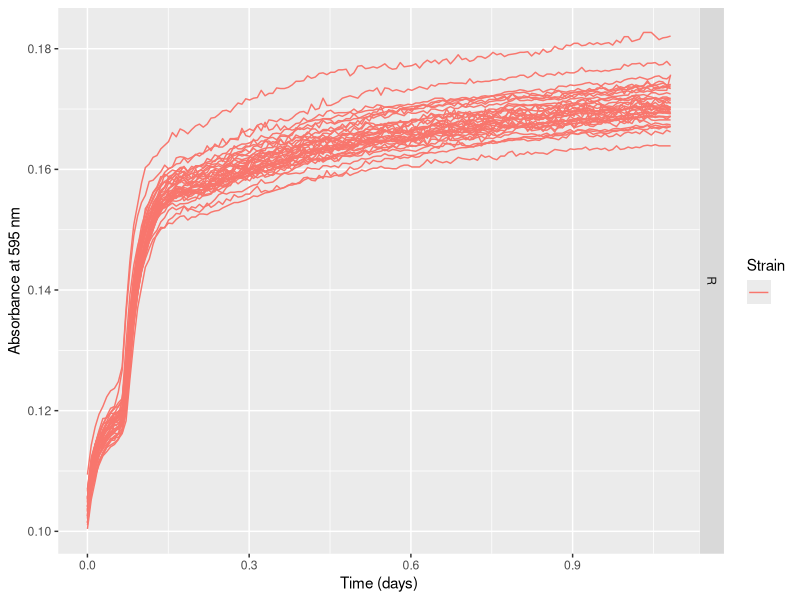
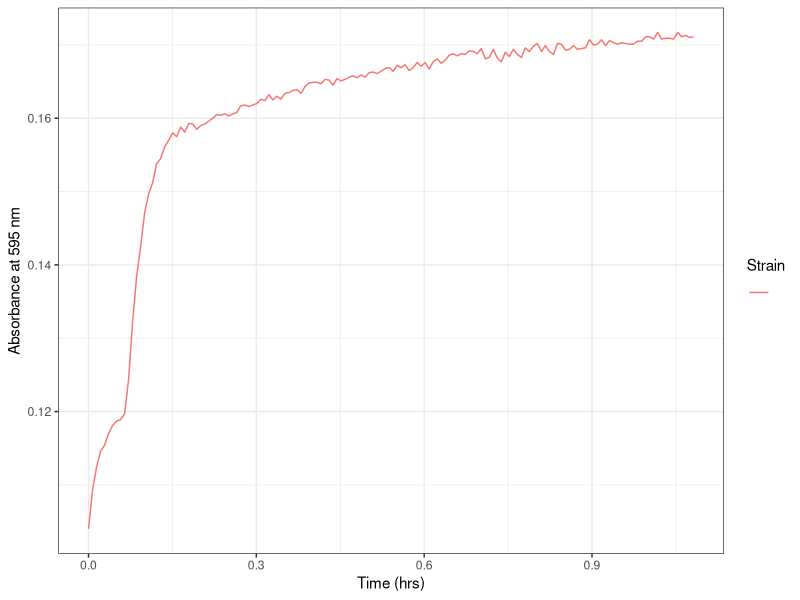
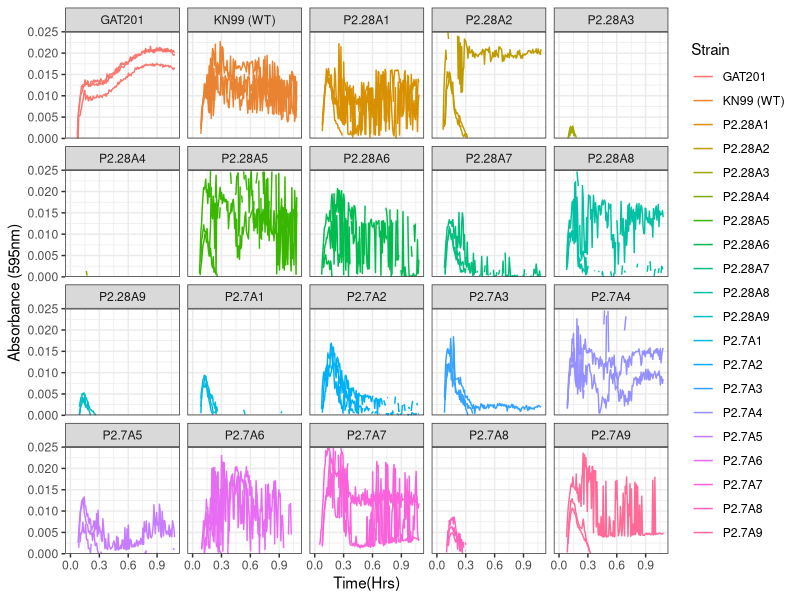
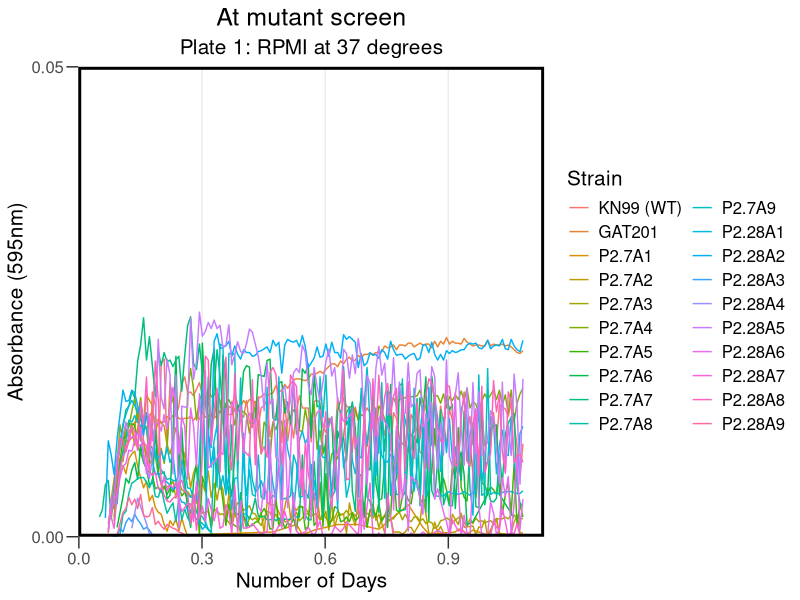
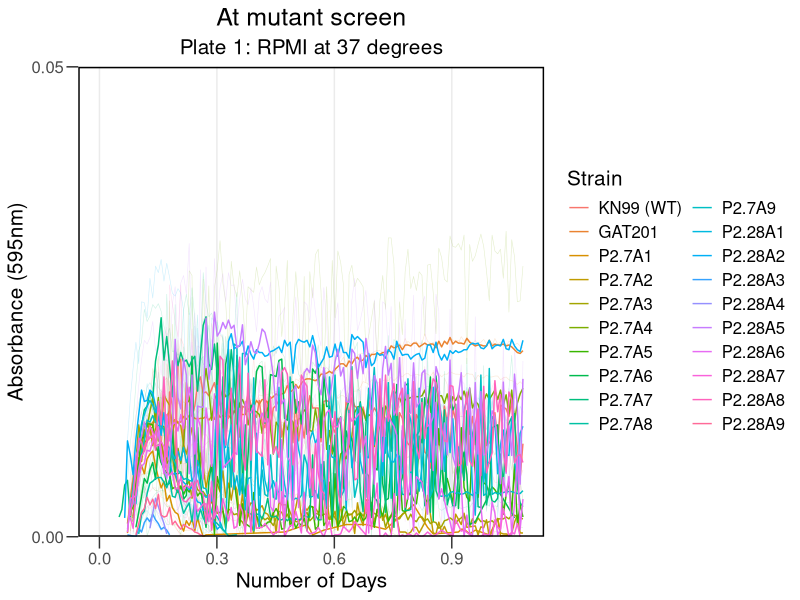
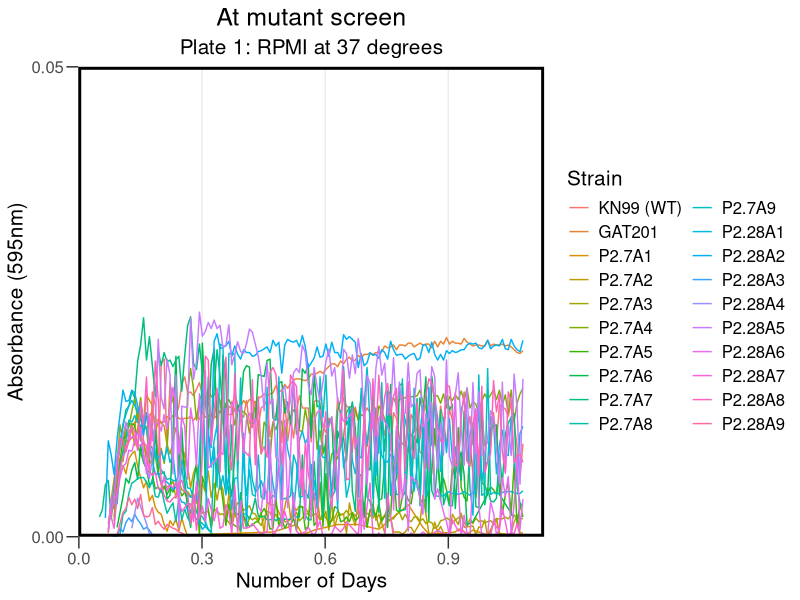
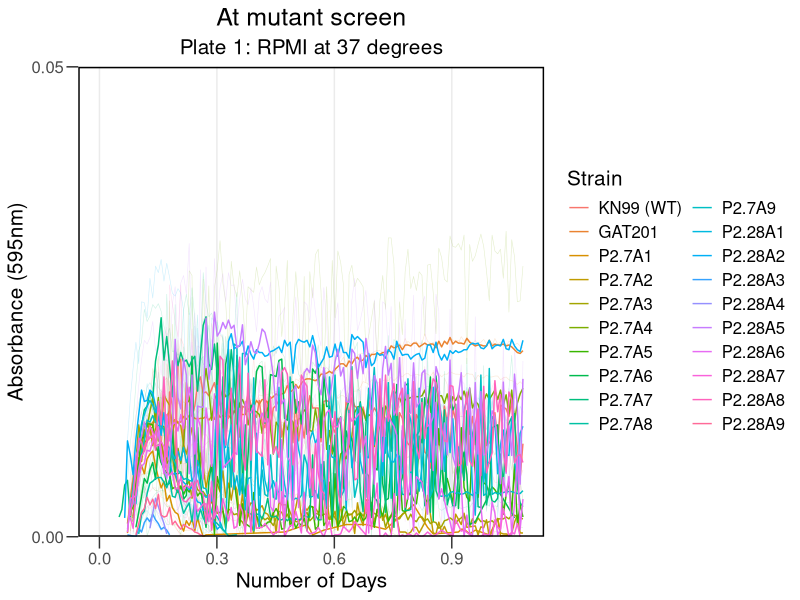

These charts were generated, in order, by the following R code:
## ---- chunk 1
knitr::opts_chunk$set(echo = TRUE)
## ---- chunk 2

library("reshape2")
library(dplyr)
library(ggplot2)
library(tidyverse)
library(rmarkdown)
library(cowplot)
library(yaml)
library(knitr)
## ---- chunk 3

rawdata <- read.csv("../Input/20230405_RPMI_Atmut_screen_Plate1_csv.csv")

## ---- chunk 4

 rawdata_day<-mutate(rawdata, Time = Time/86400)

## ---- chunk 5

reshaped <- melt(rawdata_day, id=c("Time", "Temp"), 
                              variable.name="Well",
                              value.name="OD595")

summary(reshaped)
## ---- chunk 6

platemap <- read.csv("../Input/20230405_RPMI_Atmut_screen_Plate1_setup.csv")
head(platemap, n=50)


## ---- chunk 7

annotated <- inner_join(reshaped, platemap, by="Well")
 
## ---- chunk 8

ggplot(data=filter(annotated,Strain==""),
           aes(x=Time, y=OD595, color=Strain, group = Well)) + 
       geom_line() + 
       facet_grid(Media ~ .) +
       labs(x="Time (days)", y="Absorbance at 595 nm")
## ---- chunk 9

ggplot(data=filter(annotated,Well=="G12"), 
       aes(x=Time, y=OD595, color=Strain, group = Well)) + 
 
       geom_line() + 
     theme_bw()+
     labs(x="Time (hrs)", y="Absorbance at 595 nm")

## ---- chunk 10

blank_OD_summary <- annotated %>%
  filter(Strain=="") %>%
  filter(Well != "A6") %>%
  filter(Well != "A12") %>%
  filter(Well != "H3") %>%
  filter(Well != "F1") %>%
    group_by(Media) %>%
  summarise(OD_median=median(OD595),
            OD_mean=mean(OD595),
            OD_max=max(OD595),
            OD_min=min(OD595))
print(blank_OD_summary)
## ---- chunk 11

normalisedOD <- annotated %>%
  left_join(blank_OD_summary, by="Media") %>%
  mutate(OD_corrected = OD595 - OD_median)

## ---- chunk 12

ggplot(data=normalisedOD %>%
                      filter(Strain != ""), 
                      aes(x=Time, y=OD_corrected, color=Strain, group = Well)) + 
       geom_line() + 
       scale_y_continuous(limits=c(0,0.025),expand=c(0,0))+
       facet_wrap(Strain ~ .)+
  
       labs(x = "Time(Hrs)",
            y = "Absorbance (595nm)") +
       theme(text = element_text(size = 20))+
       theme_bw()
## ---- chunk 13

ggplot(data=normalisedOD  %>%
          dplyr::mutate(Strain = factor(Strain, levels = c("KN99 (WT)", "GAT201", "P2.7A1","P2.7A2","P2.7A3","P2.7A4","P2.7A5","P2.7A6","P2.7A7","P2.7A8","P2.7A9","P2.28A1","P2.28A2","P2.28A3","P2.28A4","P2.28A5","P2.28A6","P2.28A7","P2.28A8","P2.28A9" )))%>%
                     filter(Strain != ""), 
                      aes(x=Time, y=OD_corrected, color=Strain)) + 
       
       stat_summary(fun = "median", geom = "line", size = 0.5) +
       scale_y_continuous(limits=c(0,0.05),expand=c(0,0), breaks = c(0, 0.25, 0.05)) +
  
       labs(x = "Number of Days",
            y = "Absorbance (595nm)",
            title = "At mutant screen", subtitle = "Plate 1: RPMI at 37 degrees") +
           
       theme_bw() +
       theme(text = element_text(size = 15))+
       theme(axis.title = element_text(size = 15))+
       
       theme(axis.ticks.length = unit(0.3, "cm"))+
       theme(title = element_text(size = 15))+
       theme(panel.grid.minor = element_blank())+
      guides(color=guide_legend(ncol=2))+
       theme(legend.title = element_text(size = 15))+
      theme(legend.background = element_rect(fill = "transparent", color=NA))+
  theme(legend.key = element_rect(fill = "transparent", color=NA))+
       theme (plot.background =  element_rect(fill = "transparent", color=NA), 
         panel.background = element_rect(fill = "transparent", color=NA),)+
      theme(panel.border = element_rect(linetype = "solid", colour = "black", size = 2))+
  theme(plot.title = element_text(hjust = 0.5), plot.subtitle = element_text(hjust = 0.5) )
       
## ---- chunk 14

ggsave("../Results/AllSummary_At1.png",width = 8,height=5)
## ---- chunk 15

ggplot(data=normalisedOD  %>%
          dplyr::mutate(Strain = factor(Strain, levels = c("KN99 (WT)", "GAT201", "P2.7A1","P2.7A2","P2.7A3","P2.7A4","P2.7A5","P2.7A6","P2.7A7","P2.7A8","P2.7A9","P2.28A1","P2.28A2","P2.28A3","P2.28A4","P2.28A5","P2.28A6","P2.28A7","P2.28A8","P2.28A9" )))%>%
                     filter(Strain != ""), 
                      aes(x=Time, y=OD_corrected, color=Strain)) + 
       geom_line(aes(group = Well), size = 0.2, alpha = 0.2) + 
       stat_summary(fun = "median", geom = "line", size = 0.5) +
       scale_y_continuous(limits=c(0,0.05),expand=c(0,0), breaks = c(0, 0.25, 0.05)) +
  
       labs(x = "Number of Days",
            y = "Absorbance (595nm)",
            title = "At mutant screen", subtitle = "Plate 1: RPMI at 37 degrees") +
                  theme_bw() +
       theme(text = element_text(size = 15))+
       theme(axis.title = element_text(size = 15))+
             theme(axis.ticks.length = unit(0.3, "cm"))+
       theme(title = element_text(size = 15))+
       theme(panel.grid.minor = element_blank())+
            guides(color=guide_legend(ncol=2))+
       theme(legend.title = element_text(size = 15))+
      theme(legend.background = element_rect(fill = "transparent", color=NA))+
      theme(legend.key = element_rect(fill = "transparent", color=NA))+
       theme (plot.background =  element_rect(fill = "transparent", color=NA), 
            panel.background = element_rect(fill = "transparent", color=NA),)+
      theme(panel.border = element_rect(linetype = "solid", colour = "black", size = 1))+
      theme(plot.title = element_text(hjust = 0.5), plot.subtitle = element_text(hjust = 0.5))

ggplot
## ---- chunk 16

ggsave("../Results/Statsumm_At1.png",width = 8,height=5)
